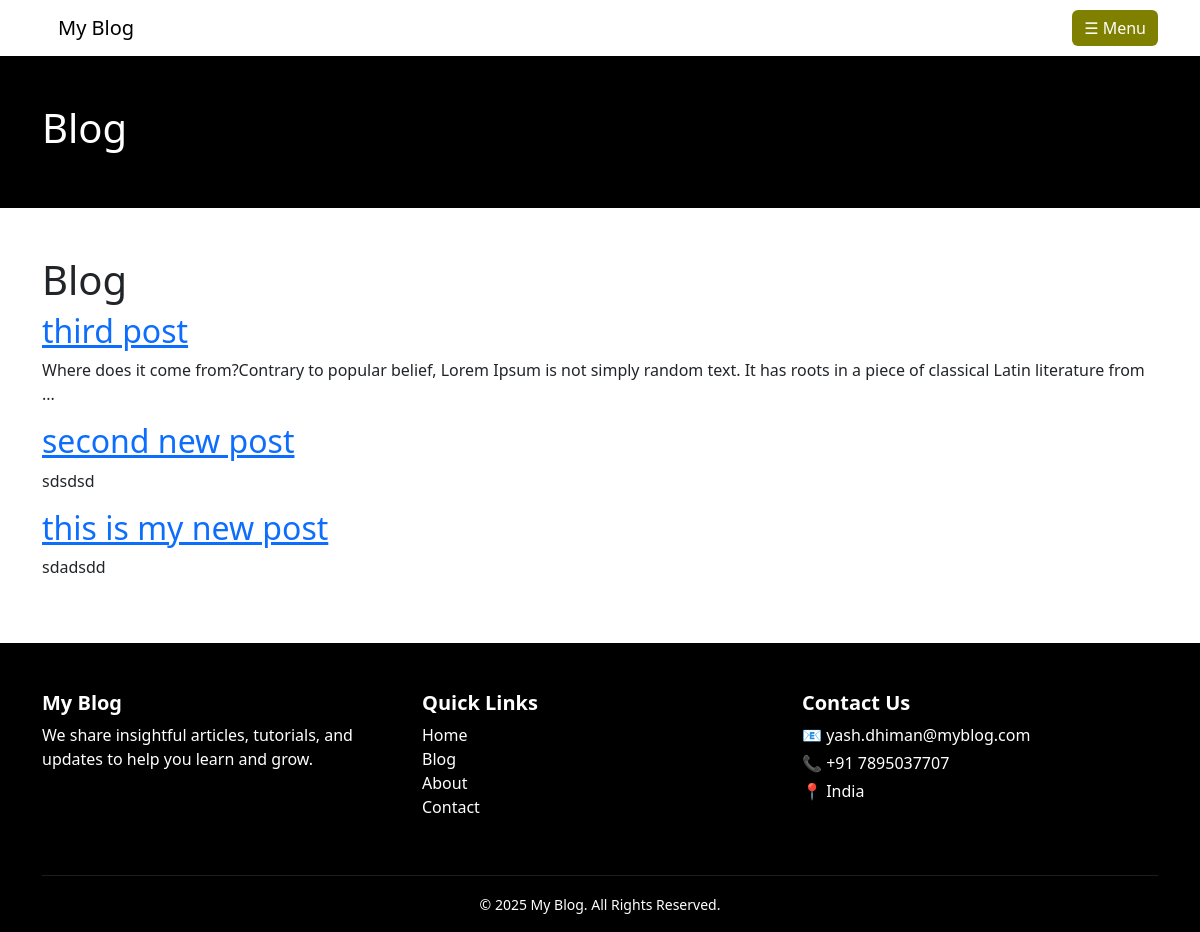
Page /blog on the committed database.
### tables this page shows
CREATE TABLE posts (
            id INTEGER PRIMARY KEY AUTOINCREMENT,
            title TEXT NOT NULL,
            slug TEXT NOT NULL UNIQUE,
            content TEXT NOT NULL,
            created_at TIMESTAMP DEFAULT CURRENT_TIMESTAMP
        );

### main_app/routes.py (the view)
@main_bp.route("/blog")
def blog():
    conn = get_db()
    posts = conn.execute("SELECT * FROM posts ORDER BY created_at DESC").fetchall()
    conn.close()
    return render_template("blog.html", posts=posts, get_excerpt=get_excerpt)

### main_app/routes.py (called while the page is built)
def get_db():
    conn = sqlite3.connect(DB_NAME)
    conn.row_factory = sqlite3.Row
    return conn

def get_excerpt(html, length=150):
    text = re.sub('<[^<]+?>', '', html)
    text = ' '.join(text.split())
    return text[:length] + '...' if len(text) > length else text

### main_app/templates/blog.html (shortened to what this page needs)
{% extends "base.html" %}
{% block content %}
<div class="top-blog-section bg-black pt-5 pb-5 min-height-300 d-flex flex-start">
    <div class="container">
    <h1 class="text-white">Blog</h1>
    </div>
</div>
<div class="container pt-5 pb-5 ">
<h1>Blog</h1>
{% for post in posts %}
    <h2>
        <a href="{{ url_for('main.blog_detail', slug=post['slug']) }}">
            {{ post['title'] }}
        </a>
    </h2>
    <p>{{ get_excerpt(post['content'], 150) }}</p>
{% else %}
    <p>No posts yet.</p>
{% endfor %}
</div>
{% endblock %}

### rows in the picture
posts: title "third post", content "Where does it come from?Contrary to popular belief, Lorem Ipsum is not simply random text. It has roots in a piece of classical Latin literature from ..."
posts: title "second new post", content "sdsdsd"
posts: title "this is my new post", content "sdadsdd"

### other values in the picture
{{ year if year else "2025" }} "2025"
